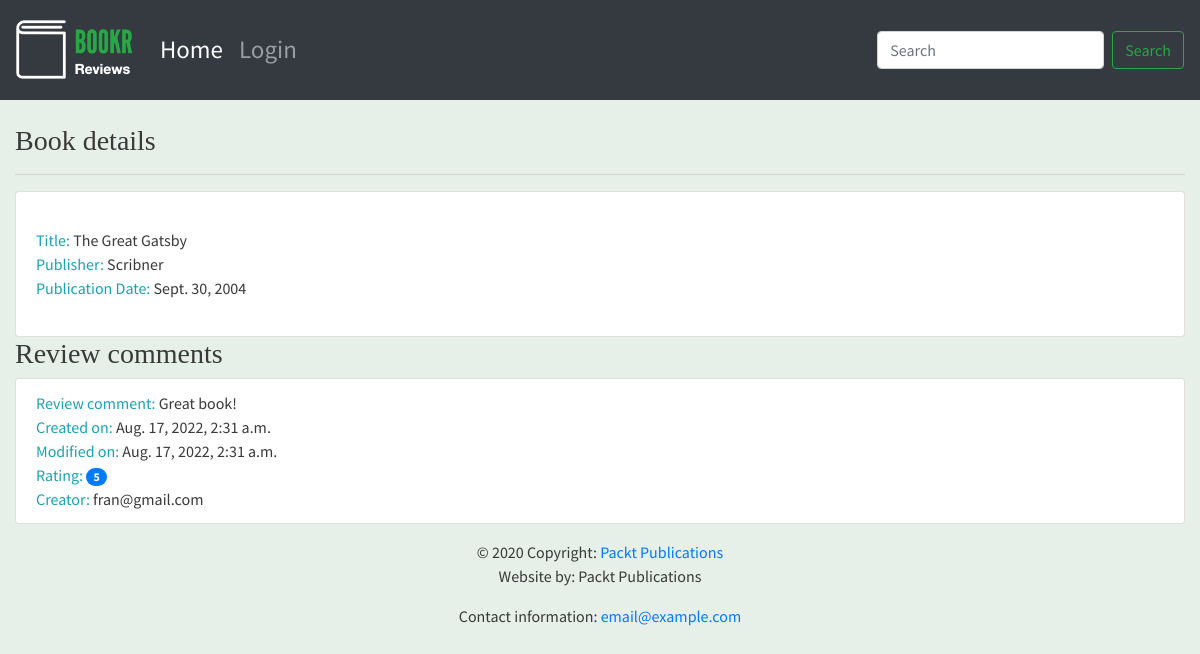
The app's page /books/11/ with its own data.
### reviews/models.py (models this page shows, shortened)
class Book(models.Model):
    title = models.CharField(max_length=70, help_text="The title of the book.")
    publication_date = models.DateField(verbose_name="Date the book was published.")
    isbn = models.CharField(max_length=20, verbose_name="ISBN umber of the book.")
    publisher = models.ForeignKey(Publisher, on_delete=models.CASCADE)
    contributors = models.ManyToManyField('Contributor', through="BookContributor")
    cover = models.ImageField(upload_to="book_covers/", null=True, blank=True)
    sample = models.FileField(upload_to="book_samples/", null=True, blank=True)

class Publisher(models.Model):
    name = models.CharField(max_length=50, help_text="The name of the Publisher.")
    website = models.URLField(help_text="The Publisher's website.")
    email = models.EmailField(help_text="The Publisher's email address")

class Review(models.Model):
    content = models.TextField(help_text="The Review text.")
    rating = models.IntegerField(help_text="The rating the reviewer has given.")
    date_created = models.DateTimeField(auto_now_add=True, help_text="The date and the time the review was created.")
    date_edited=models.DateTimeField(auto_now_add=True, help_text="The date and the time the review was last edited")
    creator = models.ForeignKey(auth.get_user_model(), on_delete=models.CASCADE)
    book = models.ForeignKey(Book, on_delete=models.CASCADE, help_text="The Book that this review is for.")

### reviews/views.py (the view, shortened to what this page needs)
# urls.py: path('books/<int:pk>/', views.book_details, name='book_details'),
def book_details(request, pk):
    book = get_object_or_404(Book, pk=pk)
    reviews = book.review_set.all()
    if reviews:
        book_rating = average_rating([review.rating for review in reviews])
        context = {"book": book, "book_rating": book_rating, "reviews": reviews}
    else:
        context = {"book": book, "book_rating": None, "reviews": reviews}
    return render(request, 'reviews/book_details.html', context)

### reviews/utils.py (called while the page is built)
def average_rating(rating_list):
    if not rating_list:
        return 0
    return round(sum(rating_list) / len(rating_list))

### reviews/templates/reviews/book_details.html (shortened to what this page needs)
{% extends 'reviews/base.html' %}
{% block content %}
<br>
<h3>Book details</h3>
<hr>
<ul class="list-group">
  <li class="list-group-item">
      <br>
      <span class="text-info">Title: </span> <span>{{ book.title }}</span>
      <br>
      <span class="text-info">Publisher: </span><span>{{ book.publisher.name }}</span>
      <br>
      <span class="text-info">Publication Date: </span><span>{{ book.publication_date }}</span>
      <br>
      <br>
      {% if not reviews %}
        {% if user.is_authenticated %}
        <h3><em>Be the first to write a review</em></h3>
        {% endif %}
      {% else %}
  </li>
</ul>
<h3>Review comments</h3>
<ul class="list-group">
  {% for review in reviews %}
  <li class="list-group-item">
      <span class="text-info">Review comment: </span> <span>{{ review.content }}</span>
      <br>
      <span class="text-info">Created on: </span><span>{{ review.date_created }}</span>
      <br>
      <span class="text-info">Modified on: </span><span>{{ review.date_edited }}</span>
      <br>
      <span class="text-info">Rating: </span><span class="badge badge-primary badge-pill">{{ review.rating }}</span>
      <br>
      <span class="text-info">Creator: </span><span>{{ review.creator.email }}</span>
      <br>
  </li>
  {% endfor %}
</ul>
{% endif %}
{% endblock %}

### static/main.css (style rules this page uses)
body { font-family: 'Source Sans Pro', sans-serif; background-color: #e6efe8; color: #393939; }
h1, h2, h3, h4, h5, h6 { font-family: 'Libre Baskerville', serif; }

### records on screen
Book: title "The Great Gatsby", publisher.name "Scribner", publication_date "Sept. 30, 2004"
Review: content "Great book!", date_created "Aug. 17, 2022, 2:31 a.m.", date_edited "Aug. 17, 2022, 2:31 a.m.", rating "5", creator.email "fran@gmail.com"
